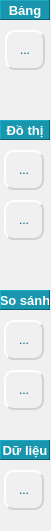
   <widget class="QFrame" name="frame_toolData">
    <property name="geometry">
     <rect>
      <x>1150</x>
      <y>40</y>
      <width>51</width>
      <height>531</height>
     </rect>
    </property>
    <property name="styleSheet">
     <string notr="true">background-color: rgb(240, 240, 240);</string>
    </property>
    <property name="frameShape">
     <enum>QFrame::NoFrame</enum>
    </property>
    <property name="frameShadow">
     <enum>QFrame::Raised</enum>
    </property>
    <widget class="QToolButton" name="toolButton_toolTable">
     <property name="geometry">
      <rect>
       <x>5</x>
       <y>30</y>
       <width>40</width>
       <height>40</height>
      </rect>
     </property>
     <property name="toolTip">
      <string>Dữ liệu dạng bảng</string>
     </property>
     <property name="styleSheet">
      <string notr="true">QToolButton{
color: rgb(2, 87, 122);
background-color: rgb(240, 240, 240);
border-color: rgb(210, 210, 210);
border-style: outset;
border-width: 2px;
border-radius: 10px;
}
QToolButton:hover{
border-width: 0px;
background-color: rgb(25, 149, 173);
color: rgb(255, 255, 255);
}</string>
     </property>
     <property name="text">
      <string>...</string>
     </property>
     <property name="icon">
      <iconset resource="../chart.qrc">
       <normaloff>:/icon/chart/iconChartTable_Off.jpg</normaloff>
       <activeoff>:/icon/chart/iconChartTable_On.jpg</activeoff>
       <activeon>:/icon/chart/iconChartTable_On.jpg</activeon>:/icon/chart/iconChartTable_Off.jpg</iconset>
     </property>
     <property name="iconSize">
      <size>
       <width>30</width>
       <height>30</height>
      </size>
     </property>
     <property name="autoRaise">
      <bool>true</bool>
     </property>
    </widget>
    <widget class="QLabel" name="label_9">
     <property name="geometry">
      <rect>
       <x>0</x>
       <y>0</y>
       <width>50</width>
       <height>20</height>
      </rect>
     </property>
     <property name="font">
      <font>
       <pointsize>10</pointsize>
       <weight>75</weight>
       <bold>true</bold>
      </font>
     </property>
     <property name="styleSheet">
      <string notr="true">color: rgb(255, 255, 255);
background-color: rgb(25, 149, 173);</string>
     </property>
     <property name="frameShape">
      <enum>QFrame::Panel</enum>
     </property>
     <property name="frameShadow">
      <enum>QFrame::Raised</enum>
     </property>
     <property name="text">
      <string>Bảng</string>
     </property>
     <property name="alignment">
      <set>Qt::AlignCenter</set>
     </property>
    </widget>
    <widget class="QToolButton" name="toolButton_toolLogarit">
     <property name="geometry">
      <rect>
       <x>4</x>
       <y>470</y>
       <width>40</width>
       <height>40</height>
      </rect>
     </property>
     <property name="toolTip">
      <string>Dữ liệu dạng logarit</string>
     </property>
     <property name="styleSheet">
      <string notr="true">QToolButton{
color: rgb(2, 87, 122);
background-color: rgb(240, 240, 240);
border-color: rgb(210, 210, 210);
border-style: outset;
border-width: 2px;
border-radius: 10px;
}
QToolButton:hover{
border-width: 0px;
background-color: rgb(25, 149, 173);
color: rgb(255, 255, 255);
}</string>
     </property>
     <property name="text">
      <string>...</string>
     </property>
     <property name="icon">
      <iconset resource="../chart.qrc">
       <normaloff>:/icon/chart/iconChartLogarit_Off.jpg</normaloff>
       <activeoff>:/icon/chart/iconChartLogarit_On.jpg</activeoff>:/icon/chart/iconChartLogarit_Off.jpg</iconset>
     </property>
     <property name="iconSize">
      <size>
       <width>30</width>
       <height>30</height>
      </size>
     </property>
     <property name="autoRaise">
      <bool>true</bool>
     </property>
    </widget>
    <widget class="QLabel" name="label_8">
     <property name="geometry">
      <rect>
       <x>0</x>
       <y>440</y>
       <width>50</width>
       <height>20</height>
      </rect>
     </property>
     <property name="font">
      <font>
       <pointsize>10</pointsize>
       <weight>75</weight>
       <bold>true</bold>
      </font>
     </property>
     <property name="styleSheet">
      <string notr="true">color: rgb(255, 255, 255);
background-color: rgb(25, 149, 173);</string>
     </property>
     <property name="frameShape">
      <enum>QFrame::Panel</enum>
     </property>
     <property name="frameShadow">
      <enum>QFrame::Raised</enum>
     </property>
     <property name="text">
      <string>Dữ liệu</string>
     </property>
     <property name="alignment">
      <set>Qt::AlignCenter</set>
     </property>
    </widget>
    <widget class="QLabel" name="label_5">
     <property name="geometry">
      <rect>
       <x>0</x>
       <y>120</y>
       <width>50</width>
       <height>20</height>
      </rect>
     </property>
     <property name="font">
      <font>
       <pointsize>10</pointsize>
       <weight>75</weight>
       <bold>true</bold>
      </font>
     </property>
     <property name="styleSheet">
      <string notr="true">color: rgb(255, 255, 255);
background-color: rgb(25, 149, 173);</string>
     </property>
     <property name="frameShape">
      <enum>QFrame::Panel</enum>
     </property>
     <property name="frameShadow">
      <enum>QFrame::Raised</enum>
     </property>
     <property name="text">
      <string>Đồ thị</string>
     </property>
     <property name="alignment">
      <set>Qt::AlignCenter</set>
     </property>
    </widget>
    <widget class="QLabel" name="label_7">
     <property name="geometry">
      <rect>
       <x>0</x>
       <y>290</y>
       <width>50</width>
       <height>20</height>
      </rect>
     </property>
     <property name="font">
      <font>
       <pointsize>10</pointsize>
       <weight>75</weight>
       <bold>true</bold>
      </font>
     </property>
     <property name="styleSheet">
      <string notr="true">color: rgb(255, 255, 255);
background-color: rgb(25, 149, 173);</string>
     </property>
     <property name="frameShape">
      <enum>QFrame::Panel</enum>
     </property>
     <property name="frameShadow">
      <enum>QFrame::Raised</enum>
     </property>
     <property name="text">
      <string>So sánh</string>
     </property>
     <property name="alignment">
      <set>Qt::AlignCenter</set>
     </property>
    </widget>
    <widget class="QToolButton" name="toolButton_toolSingleY">
     <property name="geometry">
      <rect>
       <x>4</x>
       <y>370</y>
       <width>40</width>
       <height>40</height>
      </rect>
     </property>
     <property name="toolTip">
      <string>So sánh cùng trục tung</string>
     </property>
     <property name="styleSheet">
      <string notr="true">QToolButton{
color: rgb(2, 87, 122);
background-color: rgb(240, 240, 240);
border-color: rgb(210, 210, 210);
border-style: outset;
border-width: 2px;
border-radius: 10px;
}
QToolButton:hover{
border-width: 0px;
background-color: rgb(25, 149, 173);
color: rgb(255, 255, 255);
}</string>
     </property>
     <property name="text">
      <string>...</string>
     </property>
     <property name="icon">
      <iconset resource="../chart.qrc">
       <normaloff>:/icon/chart/iconChartSingleY_Off.jpg</normaloff>
       <activeoff>:/icon/chart/iconChartSingleY_On.jpg</activeoff>:/icon/chart/iconChartSingleY_Off.jpg</iconset>
     </property>
     <property name="iconSize">
      <size>
       <width>30</width>
       <height>30</height>
      </size>
     </property>
     <property name="autoRaise">
      <bool>true</bool>
     </property>
    </widget>
    <widget class="QToolButton" name="toolButton_toolLineDot">
     <property name="geometry">
      <rect>
       <x>4</x>
       <y>150</y>
       <width>40</width>
       <height>40</height>
      </rect>
     </property>
     <property name="toolTip">
      <string>Đồ thị điểm</string>
     </property>
     <property name="styleSheet">
      <string notr="true">QToolButton{
color: rgb(2, 87, 122);
background-color: rgb(240, 240, 240);
border-color: rgb(210, 210, 210);
border-style: outset;
border-width: 2px;
border-radius: 10px;
}
QToolButton:hover{
border-width: 0px;
background-color: rgb(25, 149, 173);
color: rgb(255, 255, 255);
}</string>
     </property>
     <property name="text">
      <string>...</string>
     </property>
     <property name="icon">
      <iconset resource="../chart.qrc">
       <normaloff>:/icon/chart/iconChartDot_Off.jpg</normaloff>
       <activeoff>:/icon/chart/iconChartDot_On.jpg</activeoff>:/icon/chart/iconChartDot_Off.jpg</iconset>
     </property>
     <property name="iconSize">
      <size>
       <width>30</width>
       <height>30</height>
      </size>
     </property>
     <property name="autoRaise">
      <bool>true</bool>
     </property>
    </widget>
    <widget class="QToolButton" name="toolButton_toolMultiY">
     <property name="geometry">
      <rect>
       <x>4</x>
       <y>320</y>
       <width>40</width>
       <height>40</height>
      </rect>
     </property>
     <property name="toolTip">
      <string>So sánh khác trục tung</string>
     </property>
     <property name="styleSheet">
      <string notr="true">QToolButton{
color: rgb(2, 87, 122);
background-color: rgb(240, 240, 240);
border-color: rgb(210, 210, 210);
border-style: outset;
border-width: 2px;
border-radius: 10px;
}
QToolButton:hover{
border-width: 0px;
background-color: rgb(25, 149, 173);
color: rgb(255, 255, 255);
}</string>
     </property>
     <property name="text">
      <string>...</string>
     </property>
     <property name="icon">
      <iconset resource="../chart.qrc">
       <normaloff>:/icon/chart/iconChartMultiY_Off.jpg</normaloff>
       <activeoff>:/icon/chart/iconChartMultiY_On.jpg</activeoff>:/icon/chart/iconChartMultiY_Off.jpg</iconset>
     </property>
     <property name="iconSize">
      <size>
       <width>30</width>
       <height>30</height>
      </size>
     </property>
     <property name="autoRaise">
      <bool>true</bool>
     </property>
    </widget>
    <widget class="QToolButton" name="toolButton_toolLine">
     <property name="geometry">
      <rect>
       <x>4</x>
       <y>200</y>
       <width>40</width>
       <height>40</height>
      </rect>
     </property>
     <property name="toolTip">
      <string>Đồ thị trơn</string>
     </property>
     <property name="styleSheet">
      <string notr="true">QToolButton{
color: rgb(2, 87, 122);
background-color: rgb(240, 240, 240);
border-color: rgb(210, 210, 210);
border-style: outset;
border-width: 2px;
border-radius: 10px;
}
QToolButton:hover{
border-width: 0px;
background-color: rgb(25, 149, 173);
color: rgb(255, 255, 255);
}</string>
     </property>
     <property name="text">
      <string>...</string>
     </property>
     <property name="icon">
      <iconset resource="../chart.qrc">
       <normaloff>:/icon/chart/iconChartSpline_Off.jpg</normaloff>
       <activeoff>:/icon/chart/iconChartSpline_On.jpg</activeoff>:/icon/chart/iconChartSpline_Off.jpg</iconset>
     </property>
     <property name="iconSize">
      <size>
       <width>30</width>
       <height>30</height>
      </size>
     </property>
     <property name="autoRaise">
      <bool>true</bool>
     </property>
    </widget>
   </widget>
